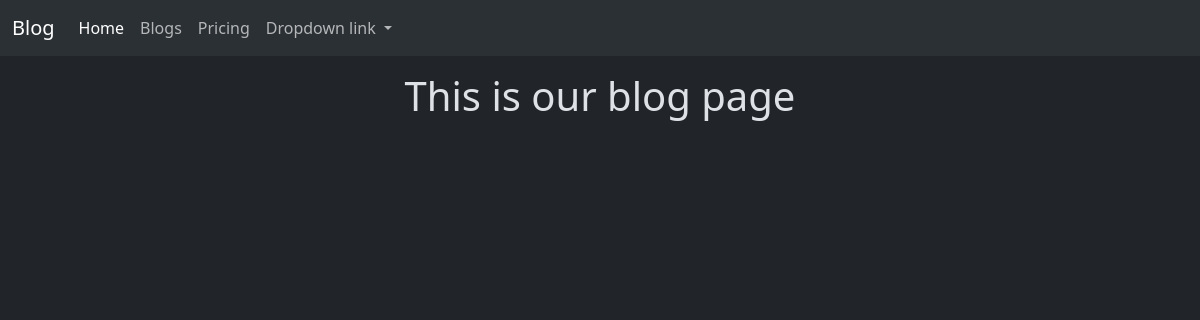
Before: /blog_app/ with the older database file.
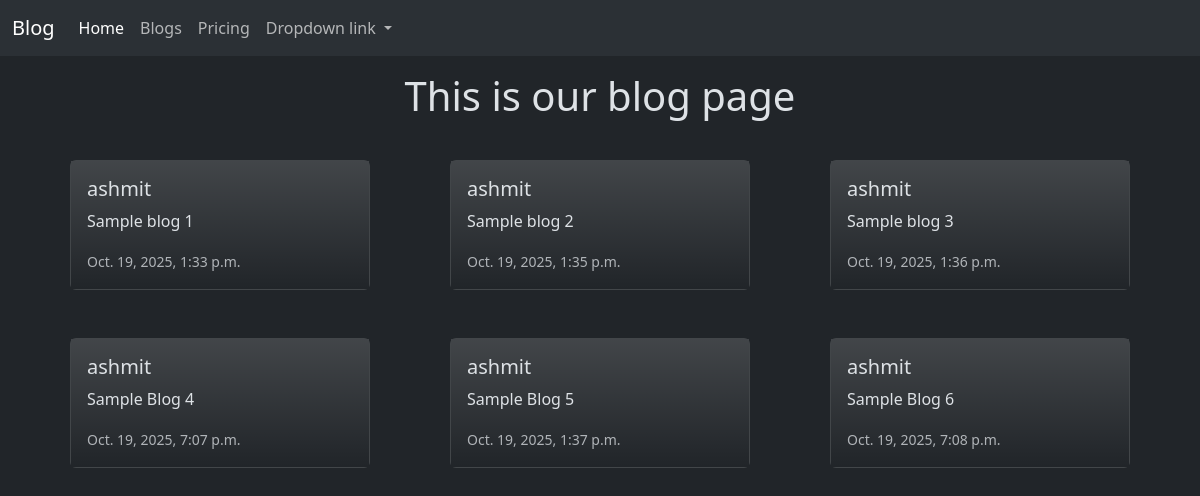
After: the same page with the newer database file.
### blog_app/models.py (models this page shows, shortened)
class Blog(models.Model):
    user = models.ForeignKey(User, on_delete=models.CASCADE)
    content = models.TextField()
    thumbnail = models.ImageField(null=True, blank=True, upload_to='photos/')
    created_on = models.DateTimeField(auto_now_add=True)

### blog_app/views.py (the view)
# urls.py: path('', views.blog, name="blog"),
def blog(request):
    all_blogs = Blog.objects.all()
    return render(request, "blog_app/index.html", {"all_blogs" : all_blogs})

### blog_app/templates/blog_app/index.html (shortened to what this page needs)
{% extends "base.html" %}
{% load static %}
{% block styling %}
<link rel="stylesheet" href="{% static "blog_style.css" %}">
{% endblock %}
{% block content %}
<h1 class="p-3 text-center">This is our blog page</h1>
<div class="container px-4 ">
  <div class="row gx-5 ">
      {% for blog in all_blogs  %}
      <div class="col ">
        <div class="p-3 ">
        <div class="card mb-3 " style="max-width: 540px; ">
          <div class="row g-0 bg-dark bg-gradient" style="min-width: 240px">
            <div class="col-md-8">
              <div class="card-body">
                <h5 class="card-title">{{blog.user}}</h5>
                <p class="card-text">{{blog.content}}</p>
                <p class="card-text"><small class="text-body-secondary">{{blog.created_on}}</small></p>
              </div>
            </div>
          </div>
        </div>
    </div>
  </div>
    {% endfor %}
</div>
</div>
{% endblock %}

Changed rows visible on the page:
added Blog: user "ashmit", content "Sample blog 1", created_on "Oct. 19, 2025, 1:33 p.m."
added Blog: user "ashmit", content "Sample blog 2", created_on "Oct. 19, 2025, 1:35 p.m."
added Blog: user "ashmit", content "Sample blog 3", created_on "Oct. 19, 2025, 1:36 p.m."
added Blog: user "ashmit", content "Sample Blog 4", created_on "Oct. 19, 2025, 7:07 p.m."
added Blog: user "ashmit", content "Sample Blog 5", created_on "Oct. 19, 2025, 1:37 p.m."
added Blog: user "ashmit", content "Sample Blog 6", created_on "Oct. 19, 2025, 7:08 p.m."
